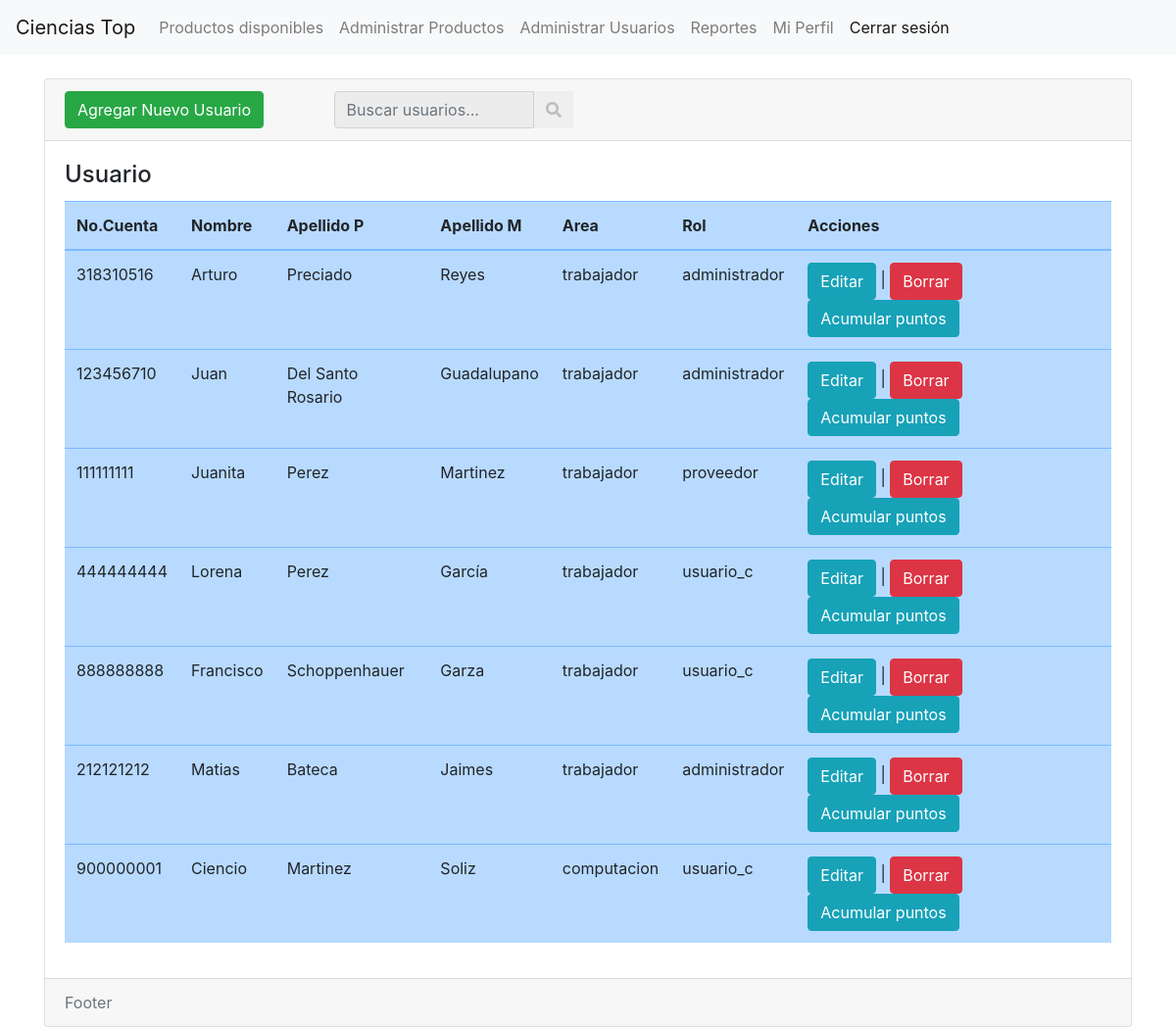
The page /usuarios/ (signed in) on the database its author committed.
### usuario/models.py (models this page shows, shortened)
class Usuario(models.Model):
    user = models.OneToOneField(User, on_delete=models.CASCADE)
    nombre = models.CharField(max_length=40)
    apellidopaterno = models.CharField(max_length=40)
    apellidomaterno = models.CharField(max_length=40)
    puntos = models.IntegerField(default=100)
    celular = PhoneNumberField()
    nocuenta = models.CharField(max_length=9)
    area = models.CharField(max_length=100, default='trabajador')
    email = models.EmailField()
    oculto = models.BooleanField(default=False)
    def get_group_display(self):
        return ', '.join([group.name for group in self.user.groups.all()])  # Devuelve los grupos del usuario

### usuario/views.py (the view)
# urls.py: path('usuarios/', include('usuario.urls')),
@login_required
@user_passes_test(is_admin)
def usuarios(request):
    keyword = request.GET.get('keyword', '')
    usuario_actual = request.user
    usuarios = []
    if keyword:
        print('KEYWORD', keyword)
        usuarios = Usuario.objects.filter(
            Q(oculto=False) &
            ( Q(nombre__icontains=keyword) | Q(nocuenta__icontains=keyword) | Q(email__icontains=keyword) )
        ).exclude(user=usuario_actual)
    else:
        usuarios = Usuario.objects.filter(oculto=False).exclude(user=usuario_actual)
    return render(request, 'usuarios/index.html', {'usuarios': usuarios, 'keyword': keyword})

### usuario/views.py (called while the page is built)
def is_admin(user):
    return user.groups.filter(name='administrador').exists()

### usuario/templates/usuarios/index.html (shortened to what this page needs)
{% extends 'base.html' %}
{% block contenido %}
<div class="card">
    <div class="card-header">
		<div class="row">
			<div class="col-12 col-sm-3">
				<a
				name=""
				id=""
				class="btn btn-success"
				href="{% url 'registrar' %}"
				role="button"
				>Agregar Nuevo Usuario</a>
			</div>
			<div class="col-12 col-sm-3">
				<form action="{% url 'usuarios' %}" method="get" class="form-search">
					<div class="input-group">
						<input type="text" name="keyword" value="{{ keyword }}" class="form-control" placeholder="Buscar usuarios..." />
						<button type="submit"><i class="fa fa-search"></i></button>
					</div>
				</form>
			</div>
			<div class="col-12 col-sm-3">
			</div>
        </div>
    </div>
    <div class="card-body">
        <h4 class="card-title">Usuario</h4>
        <div
            class="table-responsive"
        >
            <table
                class="table table-primary"
            >
                <thead>
                    <tr>
                        <th scope="col">No.Cuenta</th>
                        <th scope="col">Nombre</th>
                        <th scope="col">Apellido P</th>
                        <th scope="col">Apellido M</th>
                        <th scope="col">Area </th>
                        <th scope="col">Rol </th>
                        <th scope="col">Acciones</th>
                    </tr>
                </thead>
                <tbody>
                    {% for usuario in usuarios %}
                        <tr class="">
                            <td scope="row"> {{usuario.nocuenta}} </td>
                            <td>{{usuario.nombre}}</td>
                            <td>{{usuario.apellidopaterno}}</td>
                            <td>{{usuario.apellidomaterno}}</td>
                            <td>{{usuario.area}}</td>
                            <td>{{usuario.get_group_display}}</td>
                            <td> <a
                                name=""
                                id=""
                                class="btn btn-info"
                                href="{% url 'editar_u' usuario.nocuenta %}"
                                role="button"
                                >Editar</a>
                             |
                             <a
                                name=""
                                id=""
                                class="btn btn-danger"
                                href="{% url 'eliminar_u' usuario.nocuenta %}"
                                role="button"
                                onclick="return confirmarEliminacion()"
                                >Borrar
                            </a>
                            <a
                                name=""
                                id=""
                                class="btn btn-info"
                                href="{% url 'acumular_puntos' usuario.nocuenta %}"
                                role="button"
                                >Acumular puntos
                            </a>
                            </td>
                        </tr>
                    {% endfor %}
                </tbody>
            </table>
        </div>
    </div>
    <div class="card-footer text-muted">Footer</div>
</div>
{% endblock %}

### producto/templates/base.html (style rules this page uses)
.form-search input { background:#ececec; }
.form-search button { border:0;padding:5px 12px;color:#bcbcbc; }

### rows shown on the page
Usuario: nocuenta "318310516", nombre "Arturo", apellidopaterno "Preciado", apellidomaterno "Reyes", area "trabajador", group "administrador"
Usuario: nocuenta "123456710", nombre "Juan", apellidopaterno "Del Santo Rosario", apellidomaterno "Guadalupano", area "trabajador", group "administrador"
Usuario: nocuenta "111111111", nombre "Juanita", apellidopaterno "Perez", apellidomaterno "Martinez", area "trabajador", group "proveedor"
Usuario: nocuenta "444444444", nombre "Lorena", apellidopaterno "Perez", apellidomaterno "García", area "trabajador", group "usuario_c"
Usuario: nocuenta "888888888", nombre "Francisco", apellidopaterno "Schoppenhauer", apellidomaterno "Garza", area "trabajador", group "usuario_c"
Usuario: nocuenta "212121212", nombre "Matias", apellidopaterno "Bateca", apellidomaterno "Jaimes", area "trabajador", group "administrador"
Usuario: nocuenta "900000001", nombre "Ciencio", apellidopaterno "Martinez", apellidomaterno "Soliz", area "computacion", group "usuario_c"
